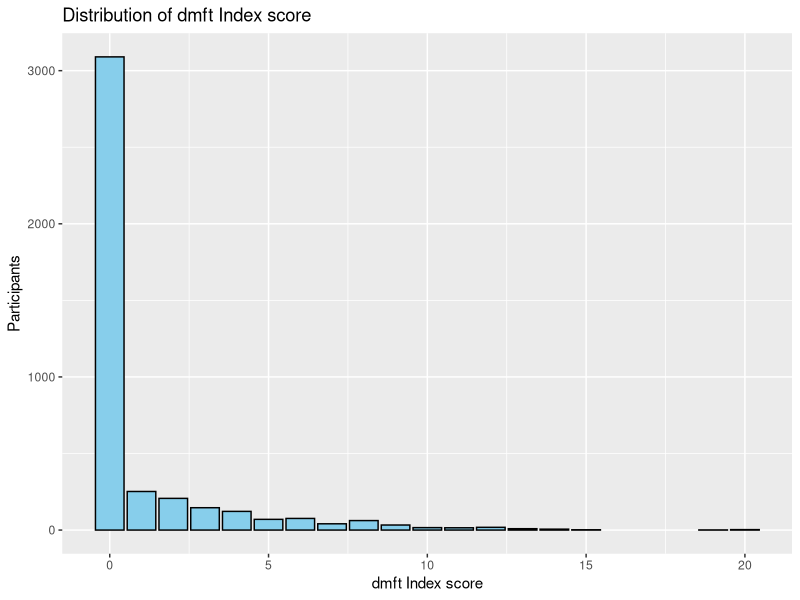
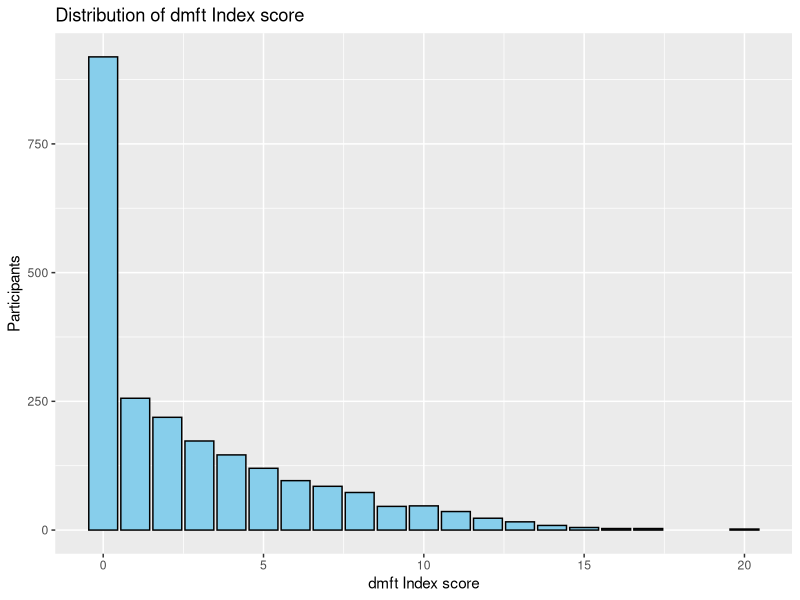
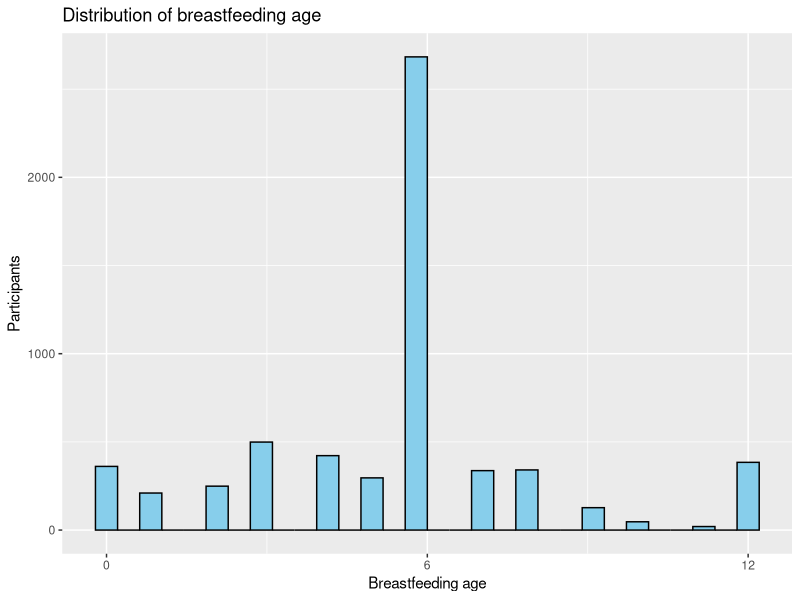

The R script that drew these images, in order:
## ---- chunk 1
knitr::opts_chunk$set(echo = TRUE)
## ---- chunk 2
library(here)
library(readr)
library(tidyverse)
if(!require(MASS)) install.packages("MASS")
library(MASS)
if(!require(survey)) install.packages("survey")
library(survey)

ninoscompleta <- read_delim(
  here("ensab", "M3_NINOS.txt"), 
  delim = "|", 
  locale = locale(encoding = "Latin1")
)

examen13completa <- read_delim(
  here("ensab", "M4_EXAMEN_1.txt"), 
  delim = "|", 
  locale = locale(encoding = "Latin1")
)

examen5completa <- read_delim(
  here("ensab", "M4_EXAMEN_2.txt"), 
  delim = "|", 
  locale = locale(encoding = "Latin1")
)

hogarcompleta <- read_delim(
  here("ensab", "M1_HOGAR.txt"), 
  delim = "|", 
  locale = locale(encoding = "Latin1")
)

## ---- chunk 3
glimpse(ninoscompleta)
names(ninoscompleta)
## ---- chunk 4
ninos <- ninoscompleta %>% 
  dplyr::select(ÿDANE, MPIO, DPTO, M3_100C, M3_113D, M3_113E, M3_113F, M3_119, M3_201, M3_202, M3_224, M3_225, M3_226, M3_227, M3_227A, M3_227B, M3_227C, M3_227D, M3_227E, M3_227F, M3_227G, M3_227CU, M3_229AA, M3_229AB, M3_229BA, M3_229BB, M3_229CA, M3_229CB, M3_229DA, M3_229DB, M3_229EA, M3_229EB, M3_229FA, M3_229FB, M3_229GA, M3_229GB, M3_229HA, M3_229HB, M3_229IA, M3_229IB, Region, Subreg, Municipio, Estrato, Fex_fin, Sexo, Zona, EST_SE_2, FRACCION, REGIMEN, ID_HOGAR, ID_PERSONA, Grandesciudades)

glimpse(ninos)

ninoscompleta %>%
  group_by(MPIO) %>%
  summarise(unique_DANE = n_distinct(ÿDANE)) %>%
  arrange(desc(unique_DANE))

#We can see there are some municipalities by the same name, so it is better to use the unique identifier from the census. 

ninos <- ninos %>%
  rename(census_mpio = ÿDANE)
## ---- chunk 5
#Ethnicity

hogarcompleta %>%
  group_by(M1_303D) %>%
  count()

#14238 NAs. Won't use it
## ---- chunk 6
examen13 <- examen13completa %>% 
  dplyr::select(MA_201B, MA_208, MA_305A, MA_305B, MA_305C, MA_305D, MA_305E, MA_305F, MA_305G, MA_305H, MA_305I, MA_305J, MA_307A, MA_307B, MA_307C, MA_307D, MA_307E, MA_307F, MA_307G, MA_307H, MA_307I, MA_307J, ID_HOGAR, ID_PERSONA)

#Assign a value to 1 to the following letters: B, C, D, E, G
examen13 <- examen13 %>%
  mutate(
    across(
      starts_with("MA_3"),
      ~case_when(
        str_detect(., "[BCDEG]") ~ 1,
        TRUE ~ 0)
    ))

#create variable dmft
examen13 <- examen13 %>%
  mutate(dmft = rowSums(across(starts_with("MA_3"), ~. > 0))) %>%
  dplyr::select(-starts_with("MA_3"))

glimpse(examen13)
summary(examen13$dmft)

#See distribution
ggplot(data = examen13, aes(x = dmft)) +
  geom_bar(fill = "skyblue", color = "black") +
  labs(x = "dmft Index score", y = "Participants", title = "Distribution of dmft Index score")
## ---- chunk 7
examen5 <- examen5completa %>% 
  dplyr::select(MB_201B, MB_208, MB_305A, MB_305B, MB_305C, MB_305D, MB_305E, MB_305F, MB_305G, MB_305H, MB_305I, MB_305J, MB_305K, MB_305L, MB_307A, MB_307B, MB_307C, MB_307D, MB_307E, MB_307F, MB_307G, MB_307H, MB_307I, MB_307J, MB_307K, MB_307L, ID_HOGAR, ID_PERSONA)

glimpse(examen5)

#Assign a value to 1 to the following numbers: 1, 2, 3, 4, 7
examen5 <- examen5 %>%
  mutate(
    across(
      starts_with("MB_3"),
      ~case_when(
        str_detect(., "^[12347]$|^[BCDEG]$") ~ 1,
        TRUE ~ 0                                 
      )))

#create variable dmft
examen5 <- examen5 %>%
  mutate(dmft = rowSums(across(starts_with("MB_3"), ~. > 0))) %>%
  dplyr::select(-starts_with("MB_3"))

summary(examen5$dmft)

#See distribution
ggplot(data = examen5, aes(x = dmft)) +
  geom_bar(fill = "skyblue", color = "black") +
  labs(x = "dmft Index score", y = "Participants", title = "Distribution of dmft Index score")
## ---- chunk 8
ensab <- ninos %>%
  left_join(examen13, by = "ID_PERSONA") %>%
  left_join(examen5, by = "ID_PERSONA") %>%
  mutate(dmft = coalesce(dmft.x, dmft.y), 
         ID_HOGAR = coalesce(ID_HOGAR.x, ID_HOGAR.y)) %>%
  dplyr::select(-ID_HOGAR.x, -ID_HOGAR.y, -dmft.x, -dmft.y)

#Missing data

ensab %>%
  filter(MA_208 == 2 | MB_208 == 2) %>%
  count()

ensab <- ensab %>%
  filter(MA_208 == 1 | MB_208 == 1) %>%
  dplyr::select(-MB_208, -MA_208)

#only  3 children did not have the clinical examination portion. We'll exclude them. Now the sample size is 6443 children.
## ---- chunk 9
survensab <- svydesign(ids = ~census_mpio, data = ensab, strata = ~Estrato, weights = ~Fex_fin, nest = TRUE)
summary(survensab)

#checking how many children share the same household

ensab %>%
  group_by(ID_HOGAR) %>%
  count() %>%
  arrange(desc(n)) %>%
  filter(n > 1) %>%
  rename(cph = n) %>%
  group_by(cph) %>%
  summarise(prop = n() / nrow(ensab) * 100)

#737 children share the same household with another child included in the study. We won't take it into account for now.

## ---- chunk 10
glimpse(ensab$M3_100C)
summary(ensab$M3_100C)

#rename M2_100C to age
ensab <- ensab %>%
  rename(age = M3_100C) %>%
  mutate(age = factor(age, 
                      levels = c(1, 3, 5),
                      labels = c("1", "3", "5")))

summary(ensab$age)
## ---- chunk 11

#make all variables starting with M3_229 to numeric

ensab <- ensab %>%
  mutate(across(starts_with("M3_229"), as.numeric))

#frequency of each variable

ensab %>%
  dplyr::select(M3_229AA:M3_229IB) %>%
  pivot_longer(cols = everything(), names_to = "Variable", values_to = "Value") %>%
  group_by(Variable, Value) %>%
  summarise(Frequency = n(), .groups = "drop") %>%
  arrange(Variable, desc(Value)) %>%
  print(n = 100)

ensab %>%
  group_by(M3_229AA, M3_229AB) %>%
  count()

#renaming variables for interpretation

ensab <- ensab %>%
  rename(carbs_week = M3_229AA, 
         carbs_day = M3_229AB, 
         veg_week = M3_229BA, 
         veg_day = M3_229BB, 
         fruit_week = M3_229CA, 
         fruit_day = M3_229CB, 
         prot_week = M3_229DA, 
         prot_day = M3_229DB, 
         dairy_week = M3_229EA, 
         dairy_day = M3_229EB, 
         fats_week = M3_229FA, 
         fats_day = M3_229FB, 
         sugar_week = M3_229GA, 
         sugar_day = M3_229GB, 
         soda_week = M3_229HA, 
         soda_day = M3_229HB, 
         juice_week = M3_229IA, 
         juice_day = M3_229IB)

#categorizing with factor for weekly and daily intake

ensab <- ensab %>%
  mutate(across(contains("week"), ~ factor(., 
    levels = c(1, 2, 3, 4),
    labels = c("Never", "1x", "2-3x", "4-6x")
    )))

ensab <- ensab %>%
  mutate(across(contains("day"), ~ case_when( 
    is.na(.) ~ 0,
    . == 3 ~ NA,
    TRUE ~ .))) %>%
  mutate(across(contains("day"), ~ factor(., 
    levels = c(0, 1, 2),
    labels = c("Never", "1x", "2+x")
  )))

# frequency of weekly and daily intake

ensab %>%
  group_by(carbs_week, carbs_day) %>%
  count()

ensab %>%
  group_by(veg_week, veg_day) %>%
  count()

ensab %>%
  group_by(fruit_week, fruit_day) %>%
  count()

ensab %>%
  group_by(prot_week, prot_day) %>%
  count()

ensab %>%
  group_by(dairy_week, dairy_day) %>%
  count()

ensab %>%
  group_by(fats_week, fats_day) %>%
  count()

ensab %>%
  group_by(sugar_week, sugar_day) %>%
  count()

ensab %>%
  group_by(soda_week, soda_day) %>%
  count()

ensab %>%
  group_by(juice_week, juice_day) %>%
  count()
## ---- chunk 12
glimpse(ensab$M3_224)

ensab %>%
  filter(M3_224 == 92) %>%
  count()
#98 NAs

ensab <- ensab %>%
  mutate(bf = case_when(
    M3_224 == 92 ~ NA,
    TRUE ~ M3_224))

#distribution of bf

ensab %>%
  filter(!(bf == 91)) %>%
  ggplot(aes(x = bf)) +
  geom_histogram(fill = "skyblue", color = "black") +
  scale_x_continuous(breaks = seq(min(ensab$bf, na.rm = TRUE), max(ensab$bf, na.rm = TRUE), by = 6)) +
  labs(x = "Breastfeeding age", y = "Participants", title = "Distribution of breastfeeding age")

ensab %>%
  filter(!(bf == 91)) %>%
  summary()

#12 seems like the maximum value

#Categorize into: never, 0-6 months, more than 6 months

ensab <- ensab %>%
  mutate(bf = case_when(
    bf == 91 ~ 1,
    bf <= 6 ~ 2,
    bf > 6 ~ 3,
  )) %>%
  mutate(bf = factor(bf, 
                     levels = c(1, 2, 3),
                     labels = c("Never", "0-6 months", "More than 6 months")))

summary(ensab$bf)
         
## ---- chunk 13
#Bottle use at the moment of the survey

ensab %>%
  filter(M3_225 == 2) %>%
  count()
#4487 don't use the bottle currently

#proportion of those who use and dont use bottle: variable M3_225

prop.table(table(ensab$M3_225)) #70% don't use the bottle

glimpse(ensab$age)

#of those that do, what age are they?
ensab %>%
  filter(M3_225 == 1) %>%
  group_by(age) %>%
  count()

#225 and 226 include past and current use, might be a problem to create variable of age of bottle use. It might be more important what is in the bottle.

#M3_226:

ensab %>%
  filter(M3_226 == 91) %>%
  count()
#1879 never were given bottle

1879/6443*100

ensab %>%
  filter(M3_226 == 92) %>%
  count()
#30 NAs


#M3_227: what do they put in the bottle. 0: no aplica, 1: aplica

glimpse(ensab$M3_227CU)

ensab %>%
  filter(M3_227G == 1) %>%
  dplyr::select(M3_227G, M3_227CU, ID_PERSONA) %>% #order M3_227CU in alphabetical order
  distinct(M3_227CU)
  
## ---- chunk 14
glimpse(ensab$Sexo)

ensab <- ensab %>%
  mutate(sex = factor(Sexo,
                         levels = c(1, 2),
                         labels = c("Masculine", "Feminine")))

summary(ensab$sex)
## ---- chunk 15
glimpse(ensab$M3_113D)

ensab %>%
  group_by(M3_113D) %>%
  count()
## ---- chunk 16
glimpse(ensab$EST_SE_2)

ensab <- ensab %>%
  mutate(ses = factor(EST_SE_2, 
                           levels = c(1, 2, 3, 4), 
                           labels = c("Low low", "Low", "Middle low", "Middle to high")))

summary(ensab$ses)
## ---- chunk 17
glimpse(ensab$M3_119)

ensab %>%
  group_by(M3_119) %>%
  count()

#8 are NAs
ensab %>%
  filter(M3_119 == 8) %>%
  count() #95 NAs

#transform 7 unemployed into 0

ensab <- ensab %>%
  mutate(income = case_when(
    M3_119 == 8 ~ NA,
    M3_119 == 7 ~ 0,
    TRUE ~ M3_119)) %>%
  mutate(income = factor(income,
                         levels = c(0, 1, 2, 3, 4, 5, 6),
                         labels = c("Unemployed", "Less than half NMW", "Half - 1 NMW", "1-2 NMW", "2-3 NMW", "3-4 NMW", "More than 4 NMW")))

summary(ensab$income)

## ---- chunk 18
glimpse(ensab$M3_113F)

ensab %>%
  group_by(M3_113F) %>%
  count()

## ---- chunk 19
glimpse(ensab$REGIMEN)

#counting NAs in M3_113E

ensab %>%
  filter(M3_113E == 6) %>%
  count()

ensab <- ensab %>%
  mutate(insurance = case_when(
    REGIMEN == 4 ~ 0,
    TRUE ~ REGIMEN)) %>%
  mutate(insurance = factor(insurance, 
                           levels = c(0, 1, 2, 3), 
                           labels = c("Uninsured", "Contributory", "Subsidized", "Other")))

summary(ensab$insurance)
## ---- chunk 20
glimpse(ensab$Region)

ensab <- ensab %>%
  mutate(region = factor(Region,
                         levels = c(1, 2, 3, 4, 5, 6),
                         labels = c("Atlantic", "Eastern", "Central", "Pacific", "Bogota", "Orinoquia - Amazonia")))

summary(ensab$region)
## ---- chunk 21
glimpse(ensab$Zona)

ensab %>%
  group_by(Zona, .drop = FALSE) %>%
  count()

ensab <- ensab %>%
  mutate(location = factor(Zona,
                           levels = c(1, 2),
                           labels = c("Urban", "Rural")))

summary(ensab$location)
## ---- chunk 22
ensab %>%
  group_by(M3_201) %>%
  count()

ensab %>%
  group_by(M3_202) %>%
  count()
## ---- chunk 23
# Boxplot
